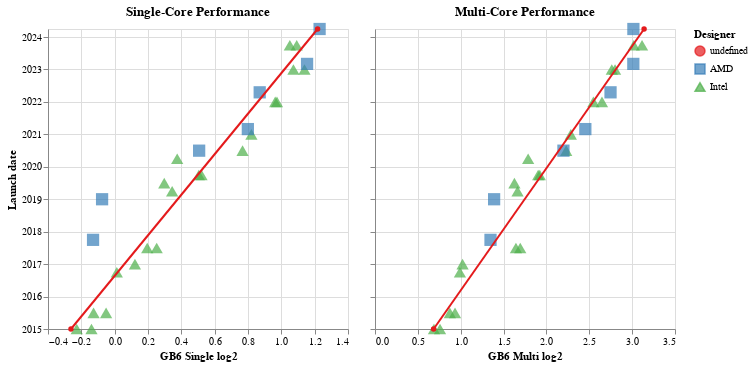

The notebook cell saved with this chart:
### Markdown cell above
Variant with regression line

### Code cell
chart_dsingle_logreg = chart_dsingle_log.transform_regression('Launch date', 'GB6 Single log2').mark_line()
chart_dmulti_logreg = chart_dmulti_log.transform_regression('Launch date', 'GB6 Multi log2').mark_line()

(chart_dsingle_log+chart_dsingle_logreg) | (chart_dmulti_log + chart_dmulti_logreg)

### Figure 1 — Vega-Lite specification as saved in the notebook (floating-point values rounded to 4 significant figures)
{"config": {"view": {"continuousWidth": 300, "continuousHeight": 300}}, "hconcat": [{"layer": [{"mark": {"type": "point", "filled": true, "size": 150, "strokeWidth": 5}, "encoding": {"color": {"condition": {"param": "highlight", "empty": true, "field": "Designer", "scale": {"scheme": "set1"}, "type": "nominal"}, "value": "lightgray"}, "order": {"value": 0, "condition": [{"param": "highlight", "value": 1, "empty": false}]}, "shape": {"field": "Designer", "type": "nominal"}, "tooltip": [{"field": "Name", "type": "nominal"}, {"field": "Architecture", "type": "nominal"}, {"field": "Launch date", "type": "temporal"}, {"field": "Win11", "type": "nominal"}], "x": {"field": "GB6 Single log2", "type": "quantitative"}, "y": {"field": "Launch date", "type": "temporal"}}, "name": "view_74", "title": "Single-Core Performance"}, {"mark": {"type": "line"}, "encoding": {"color": {"condition": {"param": "highlight", "empty": true, "field": "Designer", "scale": {"scheme": "set1"}, "type": "nominal"}, "value": "lightgray"}, "order": {"value": 0, "condition": [{"param": "highlight", "value": 1, "empty": false}]}, "shape": {"field": "Designer", "type": "nominal"}, "tooltip": [{"field": "Name", "type": "nominal"}, {"field": "Architecture", "type": "nominal"}, {"field": "Launch date", "type": "temporal"}, {"field": "Win11", "type": "nominal"}], "x": {"field": "GB6 Single log2", "type": "quantitative"}, "y": {"field": "Launch date", "type": "temporal"}}, "title": "Single-Core Performance", "transform": [{"on": "Launch date", "regression": "GB6 Single log2"}]}]}, {"layer": [{"mark": {"type": "point", "filled": true, "size": 150, "strokeWidth": 5}, "encoding": {"color": {"condition": {"param": "highlight", "empty": true, "field": "Designer", "scale": {"scheme": "set1"}, "type": "nominal"}, "value": "lightgray"}, "order": {"value": 0, "condition": [{"param": "highlight", "value": 1, "empty": false}]}, "shape": {"field": "Designer", "type": "nominal"}, "tooltip": [{"field": "Name", "type": "nominal"}, {"field": "Architecture", "type": "nominal"}, {"field": "Launch date", "type": "temporal"}, {"field": "Win11", "type": "nominal"}], "x": {"field": "GB6 Multi log2", "type": "quantitative"}, "y": {"axis": {"labels": false, "title": ""}, "field": "Launch date", "type": "temporal"}}, "name": "view_75", "title": "Multi-Core Performance"}, {"mark": {"type": "line"}, "encoding": {"color": {"condition": {"param": "highlight", "empty": true, "field": "Designer", "scale": {"scheme": "set1"}, "type": "nominal"}, "value": "lightgray"}, "order": {"value": 0, "condition": [{"param": "highlight", "value": 1, "empty": false}]}, "shape": {"field": "Designer", "type": "nominal"}, "tooltip": [{"field": "Name", "type": "nominal"}, {"field": "Architecture", "type": "nominal"}, {"field": "Launch date", "type": "temporal"}, {"field": "Win11", "type": "nominal"}], "x": {"field": "GB6 Multi log2", "type": "quantitative"}, "y": {"axis": {"labels": false, "title": ""}, "field": "Launch date", "type": "temporal"}}, "title": "Multi-Core Performance", "transform": [{"on": "Launch date", "regression": "GB6 Multi log2"}]}]}], "data": {"name": "data-b467ff55ed5fad43ab2df86f3f3ea312"}, "params": [{"name": "highlight", "select": {"type": "point", "on": "pointerover"}, "views": ["view_74", "view_75"]}], "$schema": "https://vega.github.io/schema/vega-lite/v5.20.1.json", "datasets": {"data-b467ff55ed5fad43ab2df86f3f3ea312": [{"Name": "Intel Core i5-5200U", "Designer": "Intel", "Launch date": "2015-01-01T00:00:00", "Cores": 2, "Age": 10.2, "Architecture": "Broadwell", "GB6 Single": 854.0, "GB6 Multi": 1611.0, "Win11": "No", "Product URL": "https://www.intel.com/content/www/us/en/products/sku/85212/intel-core-i55200u-processor-3m-cache-up-to-2-70-ghz/specifications.html", "GB6 Single log2": -0.2277, "GB6 Multi log2": 0.688}, {"Name": "Intel Core i5-5300U", "Designer": "Intel", "Launch date": "2015-01-01T00:00:00", "Cores": 2, "Age": 10.2, "Architecture": "Broadwell", "GB6 Single": 908.0, "GB6 Multi": 1692.0, "Win11": "No", "Product URL": "https://www.intel.com/content/www/us/en/products/sku/85213/intel-core-i55300u-processor-3m-cache-up-to-2-90-ghz/specifications.html", "GB6 Single log2": -0.1392, "GB6 Multi log2": 0.7587}, {"Name": "Intel Core i5-6200U", "Designer": "Intel", "Launch date": "2015-07-01T00:00:00", "Cores": 2, "Age": 9.7, "Architecture": "Skylake", "GB6 Single": 916.0, "GB6 Multi": 1832.0, "Win11": "No", "Product URL": "https://www.intel.com/content/www/us/en/products/sku/88193/intel-core-i56200u-processor-3m-cache-up-to-2-80-ghz/specifications.html", "GB6 Single log2": -0.1266, "GB6 Multi log2": 0.8734}, {"Name": "Intel Core i5-6300U", "Designer": "Intel", "Launch date": "2015-07-01T00:00:00", "Cores": 2, "Age": 9.7, "Architecture": "Skylake", "GB6 Single": 965.0, "GB6 Multi": 1910.0, "Win11": "No", "Product URL": "https://www.intel.com/content/www/us/en/products/sku/88190/intel-core-i56300u-processor-3m-cache-up-to-3-00-ghz/specifications.html", "GB6 Single log2": -0.0514, "GB6 Multi log2": 0.9336}, {"Name": "Intel Core i5-7200U", "Designer": "Intel", "Launch date": "2016-10-01T00:00:00", "Cores": 2, "Age": 8.5, "Architecture": "Kaby Lake", "GB6 Single": 1009.0, "GB6 Multi": 1987.0, "Win11": "No", "Product URL": "https://www.intel.com/content/www/us/en/products/sku/95443/intel-core-i57200u-processor-3m-cache-up-to-3-10-ghz/specifications.html", "GB6 Single log2": 0.01293, "GB6 Multi log2": 0.9906}, {"Name": "Intel Core i5-7300U", "Designer": "Intel", "Launch date": "2017-01-01T00:00:00", "Cores": 2, "Age": 8.2, "Architecture": "Kaby Lake", "GB6 Single": 1088.0, "GB6 Multi": 2030.0, "Win11": "No", "Product URL": "https://www.intel.com/content/www/us/en/products/sku/97472/intel-core-i57300u-processor-3m-cache-up-to-3-50-ghz/specifications.html", "GB6 Single log2": 0.1217, "GB6 Multi log2": 1.021}, {"Name": "Intel Core i5-8250U", "Designer": "Intel", "Launch date": "2017-07-01T00:00:00", "Cores": 4, "Age": 7.7, "Architecture": "Kaby Lake R", "GB6 Single": 1145.0, "GB6 Multi": 3126.0, "Win11": "Yes", "Product URL": "https://www.intel.com/content/www/us/en/products/sku/124967/intel-core-i58250u-processor-6m-cache-up-to-3-40-ghz/specifications.html", "GB6 Single log2": 0.1953, "GB6 Multi log2": 1.644}, {"Name": "Intel Core i5-8350U", "Designer": "Intel", "Launch date": "2017-07-01T00:00:00", "Cores": 4, "Age": 7.7, "Architecture": "Kaby Lake R", "GB6 Single": 1191.0, "GB6 Multi": 3237.0, "Win11": "Yes", "Product URL": "https://www.intel.com/content/www/us/en/products/sku/124969/intel-core-i58350u-processor-6m-cache-up-to-3-60-ghz/specifications.html", "GB6 Single log2": 0.2522, "GB6 Multi log2": 1.695}, {"Name": "Intel Core i5-8365U", "Designer": "Intel", "Launch date": "2019-04-01T00:00:00", "Cores": 4, "Age": 6.0, "Architecture": "Whiskey Lake", "GB6 Single": 1270.0, "GB6 Multi": 3167.0, "Win11": "Yes", "Product URL": "https://www.intel.com/content/www/us/en/products/sku/193555/intel-core-i58365u-processor-6m-cache-up-to-4-10-ghz/specifications.html", "GB6 Single log2": 0.3448, "GB6 Multi log2": 1.663}, {"Name": "Intel Core i5-10210U", "Designer": "Intel", "Launch date": "2019-07-01T00:00:00", "Cores": 4, "Age": 5.7, "Architecture": "Comet Lake", "GB6 Single": 1229.0, "GB6 Multi": 3088.0, "Win11": "Yes", "Product URL": "https://www.intel.com/content/www/us/en/products/sku/195436/intel-core-i510210u-processor-6m-cache-up-to-4-20-ghz/specifications.html", "GB6 Single log2": 0.2975, "GB6 Multi log2": 1.627}, {"Name": "Intel Core i5-10310U", "Designer": "Intel", "Launch date": "2020-04-01T00:00:00", "Cores": 4, "Age": 5.0, "Architecture": "Comet Lake", "GB6 Single": 1297.0, "GB6 Multi": 3450.0, "Win11": "Yes", "Product URL": "https://www.intel.com/content/www/us/en/products/sku/201892/intel-core-i510310u-processor-6m-cache-up-to-4-40-ghz/specifications.html", "GB6 Single log2": 0.3752, "GB6 Multi log2": 1.787}, {"Name": "Intel Core i5-1035G4", "Designer": "Intel", "Launch date": "2019-10-01T00:00:00", "Cores": 4, "Age": 5.5, "Architecture": "Ice Lake", "GB6 Single": 1435.0, "GB6 Multi": 3742.0, "Win11": "Yes", "Product URL": "https://www.intel.com/content/www/us/en/products/sku/196591/intel-core-i51035g4-processor-6m-cache-up-to-3-70-ghz/specifications.html", "GB6 Single log2": 0.5211, "GB6 Multi log2": 1.904}, {"Name": "Intel Core i5-1035G7", "Designer": "Intel", "Launch date": "2019-10-01T00:00:00", "Cores": 4, "Age": 5.5, "Architecture": "Ice Lake", "GB6 Single": 1419.0, "GB6 Multi": 3791.0, "Win11": "Yes", "Product URL": "https://www.intel.com/content/www/us/en/products/sku/196592/intel-core-i51035g7-processor-6m-cache-up-to-3-70-ghz/specifications.html", "GB6 Single log2": 0.5049, "GB6 Multi log2": 1.923}, {"Name": "Intel Core i5-1135G7", "Designer": "Intel", "Launch date": "2020-07-01T00:00:00", "Cores": 4, "Age": 4.7, "Architecture": "Tiger Lake", "GB6 Single": 1702.0, "GB6 Multi": 4694.0, "Win11": "Yes", "Product URL": "https://www.intel.com/content/www/us/en/products/sku/208922/intel-core-i51135g7-processor-8m-cache-up-to-4-20-ghz-with-ipu/specifications.html", "GB6 Single log2": 0.7672, "GB6 Multi log2": 2.231}, {"Name": "Intel Core i5-1145G7", "Designer": "Intel", "Launch date": "2021-01-01T00:00:00", "Cores": 4, "Age": 4.2, "Architecture": "Tiger Lake", "GB6 Single": 1766.0, "GB6 Multi": 4873.0, "Win11": "Yes", "Product URL": "https://www.intel.com/content/www/us/en/products/sku/208660/intel-core-i51145g7-processor-8m-cache-up-to-4-40-ghz-with-ipu/specifications.html", "GB6 Single log2": 0.8205, "GB6 Multi log2": 2.285}, {"Name": "Intel Core i5-1235U", "Designer": "Intel", "Launch date": "2022-01-01T00:00:00", "Cores": 10, "Age": 3.2, "Architecture": "Alder Lake", "GB6 Single": 1950.0, "GB6 Multi": 5846.0, "Win11": "Yes", "Product URL": "https://www.intel.com/content/www/us/en/products/sku/226261/intel-core-i51235u-processor-12m-cache-up-to-4-40-ghz/specifications.html?wapkw=intel%20core%20i5-1235u", "GB6 Single log2": 0.9635, "GB6 Multi log2": 2.547}, {"Name": "Intel Core i5-1245U", "Designer": "Intel", "Launch date": "2022-01-01T00:00:00", "Cores": 10, "Age": 3.2, "Architecture": "Alder Lake", "GB6 Single": 1964.0, "GB6 Multi": 6269.0, "Win11": "Yes", "Product URL": "https://www.intel.com/content/www/us/en/products/sku/226260/intel-core-i51245u-processor-12m-cache-up-to-4-40-ghz/specifications.html", "GB6 Single log2": 0.9738, "GB6 Multi log2": 2.648}, {"Name": "Intel Core i5-1335U", "Designer": "Intel", "Launch date": "2023-01-01T00:00:00", "Cores": 10, "Age": 2.2, "Architecture": "Raptor Lake", "GB6 Single": 2103.0, "GB6 Multi": 6786.0, "Win11": "Yes", "Product URL": "https://www.intel.com/content/www/us/en/products/sku/232153/intel-core-i51335u-processor-12m-cache-up-to-4-60-ghz/specifications.html", "GB6 Single log2": 1.072, "GB6 Multi log2": 2.763}, {"Name": "Intel Core i5-1345U", "Designer": "Intel", "Launch date": "2023-01-01T00:00:00", "Cores": 10, "Age": 2.2, "Architecture": "Raptor Lake", "GB6 Single": 2202.0, "GB6 Multi": 6967.0, "Win11": "Yes", "Product URL": "https://www.intel.com/content/www/us/en/products/sku/232127/intel-core-i51345u-processor-12m-cache-up-to-4-70-ghz/specifications.html?wapkw=i5-1345U", "GB6 Single log2": 1.139, "GB6 Multi log2": 2.801}, {"Name": "Intel Core Ultra 5 125U", "Designer": "Intel", "Launch date": "2023-10-01T00:00:00", "Cores": 12, "Age": 1.5, "Architecture": "Metor Lake", "GB6 Single": 2072.0, "GB6 Multi": 8107.0, "Win11": "Yes", "Product URL": "https://www.intel.com/content/www/us/en/products/sku/237330/intel-core-ultra-5-processor-125u-12m-cache-up-to-4-30-ghz/specifications.html?wapkw=Intel%20Core%20Ultra%205%20125U", "GB6 Single log2": 1.051, "GB6 Multi log2": 3.019}, {"Name": "Intel Core Ultra 5 135U", "Designer": "Intel", "Launch date": "2023-10-01T00:00:00", "Cores": 12, "Age": 1.5, "Architecture": "Metor Lake", "GB6 Single": 2132.0, "GB6 Multi": 8667.0, "Win11": "Yes", "Product URL": "https://www.intel.com/content/www/us/en/products/sku/237328/intel-core-ultra-5-processor-135u-12m-cache-up-to-4-40-ghz/specifications.html?wapkw=Intel%20Core%20Ultra%205%20135U", "GB6 Single log2": 1.092, "GB6 Multi log2": 3.116}, {"Name": "AMD Ryzen 7 PRO 2700U", "Designer": "AMD", "Launch date": "2017-10-01T00:00:00", "Cores": 4, "Age": 7.5, "Architecture": "Raven Ridge", "GB6 Single": 914.0, "GB6 Multi": 2545.0, "Win11": "Yes", "Product URL": "https://www.amd.com/en/support/downloads/drivers.html/processors/ryzen/ryzen-2000-series/amd-ryzen-7-2700u.html", "GB6 Single log2": -0.1297, "GB6 Multi log2": 1.348}, {"Name": "AMD Ryzen 5 PRO 3500U", "Designer": "AMD", "Launch date": "2019-01-01T00:00:00", "Cores": 4, "Age": 6.2, "Architecture": "Picasso", "GB6 Single": 949.0, "GB6 Multi": 2620.0, "Win11": "Yes", "Product URL": "https://www.amd.com/en/support/downloads/drivers.html/processors/ryzen/ryzen-3000-series/amd-ryzen-5-3500u.html", "GB6 Single log2": -0.07552, "GB6 Multi log2": 1.39}, {"Name": "AMD Ryzen 5 PRO 4650U", "Designer": "AMD", "Launch date": "2020-07-01T00:00:00", "Cores": 6, "Age": 4.7, "Architecture": "Renoir", "GB6 Single": 1421.0, "GB6 Multi": 4590.0, "Win11": "Yes", "Product URL": "https://www.amd.com/en/support/downloads/drivers.html/processors/ryzen-pro/ryzen-pro-4000-series/amd-ryzen-5-pro-4650u.html", "GB6 Single log2": 0.5069, "GB6 Multi log2": 2.198}, {"Name": "AMD Ryzen 5 PRO 5650U", "Designer": "AMD", "Launch date": "2021-03-01T00:00:00", "Cores": 6, "Age": 4.1, "Architecture": "Cezanne", "GB6 Single": 1740.0, "GB6 Multi": 5479.0, "Win11": "Yes", "Product URL": "https://www.amd.com/en/support/downloads/drivers.html/processors/ryzen-pro/ryzen-pro-5000-series/amd-ryzen-5-pro-5650u.html", "GB6 Single log2": 0.7991, "GB6 Multi log2": 2.454}, {"Name": "AMD Ryzen 5 PRO 6650U", "Designer": "AMD", "Launch date": "2022-04-19T00:00:00", "Cores": 6, "Age": 2.9, "Architecture": "Rembrandt", "GB6 Single": 1828.0, "GB6 Multi": 6717.0, "Win11": "Yes", "Product URL": "https://www.amd.com/en/support/downloads/drivers.html/processors/ryzen-pro/ryzen-pro-6000-series/amd-ryzen-5-pro-6650u.html", "GB6 Single log2": 0.8703, "GB6 Multi log2": 2.748}, {"Name": "AMD Ryzen 5 PRO 7540U", "Designer": "AMD", "Launch date": "2023-03-05T00:00:00", "Cores": 6, "Age": 2.1, "Architecture": "Phoenix", "GB6 Single": 2226.0, "GB6 Multi": 8076.0, "Win11": "Yes", "Product URL": "https://www.amd.com/en/products/processors/laptop/ryzen/7000-series/amd-ryzen-5-7540u.html", "GB6 Single log2": 1.154, "GB6 Multi log2": 3.014}, {"Name": "AMD Ryzen 5 PRO 8540U", "Designer": "AMD", "Launch date": "2024-04-01T00:00:00", "Cores": 6, "Age": 1.0, "Architecture": "Hawk Point", "GB6 Single": 2345.0, "GB6 Multi": 8081.0, "Win11": "Yes", "Product URL": "https://www.amd.com/en/products/processors/laptop/ryzen-pro/8000-series/amd-ryzen-5-pro-8540u.html", "GB6 Single log2": 1.23, "GB6 Multi log2": 3.015}]}}
